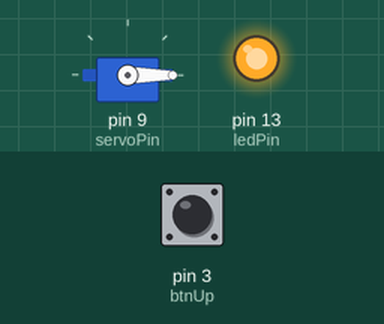
A sketch run on a simulated Arduino Uno, built with avr-gcc and run on an emulated ATmega328P. Parts: servo, output pins drawn as LEDs (lit = HIGH). Inputs (shaded band) come from the test bench; at power-on: pin 3 (btnUp) HIGH. What the sketch prints to the serial monitor is not drawn.

Above: at 1.2 s.
1.3 s: pin 3 (btnUp) pulled LOW for 0.15 s
3.0 s: pin 3 (btnUp) pulled LOW for 1 s
5.5 s: pin 3 (btnUp) driven LOW
7.2 s: pin 3 (btnUp) driven HIGH
9.0 s: pin 3 (btnUp) pulsed LOW 2 times (0.12 s each, 0.3 s apart)
Timing chart, 0 to 12.0 s (numbered marks = the images above; inputs shaded):
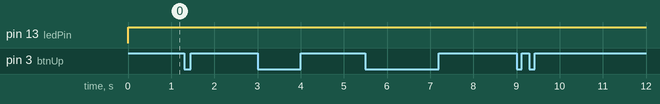

The sketch:

Responsi_H1D023073_PAKETB.ino
```cpp
#include <Servo.h>

Servo myservo;

const int servoPin = 9;
int pos = 0;
int val = 0;
const int btnUp = 3;
const int ledPin = 13;


void setup() {
  // put your setup code here, to run once:
  myservo.attach(servoPin);
  Serial.begin(9600);
  pinMode(ledPin, OUTPUT);
  pinMode(btnUp, INPUT_PULLUP);
}

void loop() {
  // put your main code here, to run repeatedly:
  Serial.print("DRS: CLOSED");
  bool upState = digitalRead(btnUp);
  val = digitalRead(btnUp);
  pos = map(val,0, 1023, 0, 90);
  if (upState ==HIGH){
    digitalWrite(ledPin, HIGH);
    myservo.write(pos);
    Serial.print("DRS: ACTIVE");
  }
}
```

Measured:
- after the input at 1.3 s, every drawn part: stays the same
- after the input at 3.0 s, every drawn part: stays the same
- after the input at 5.5 s, every drawn part: stays the same
- after the input at 7.2 s, every drawn part: stays the same
- after the input at 9.0 s, every drawn part: stays the same
